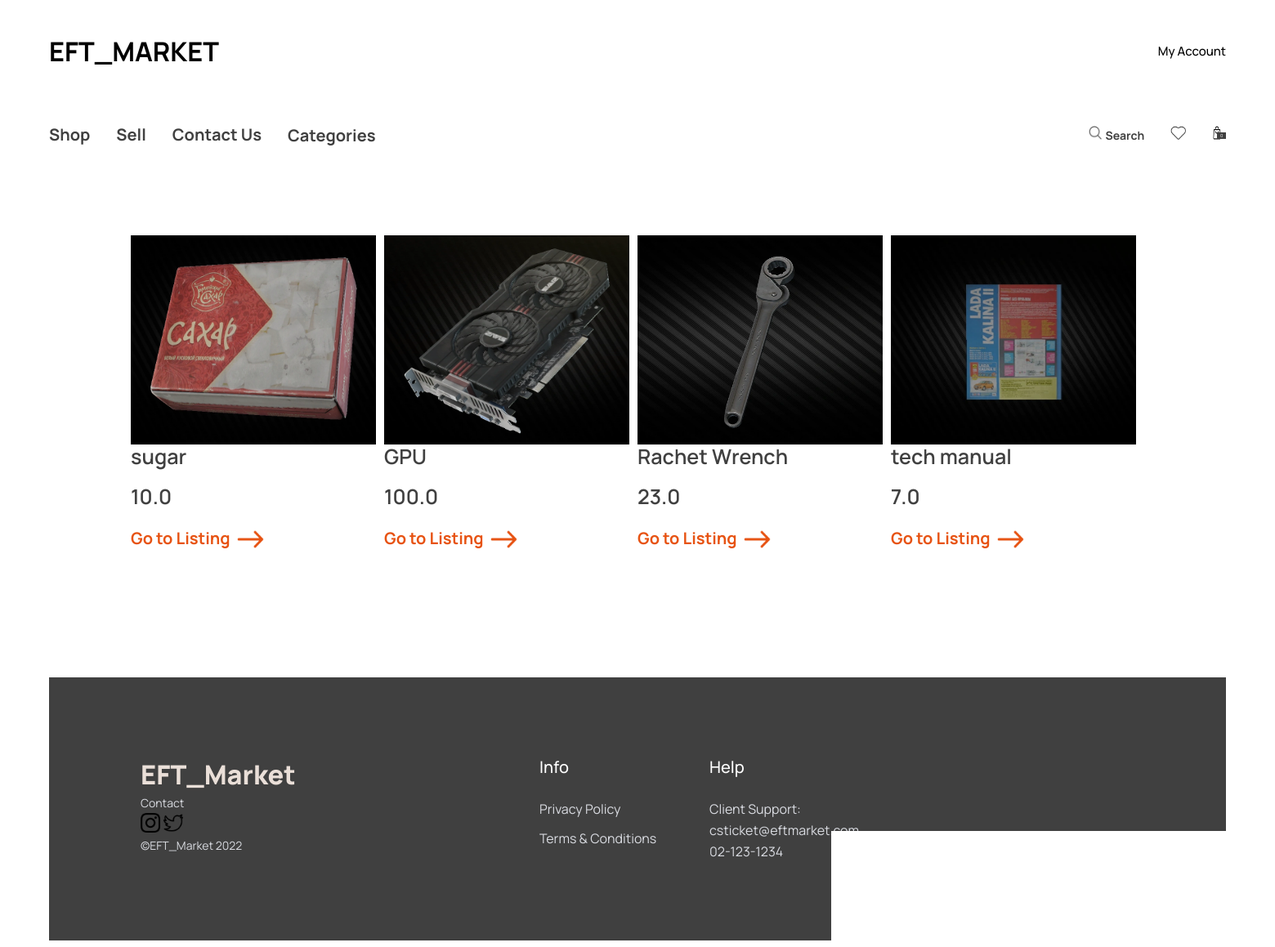
/barteritems/, run on the app's committed database.
### store/models.py (models this page shows, shortened)
class Product(models.Model):
    DRAFT = 'draft'
    WAITING_APPROVAL = 'waitingapproval'
    ACTIVE = 'active'
    DELETED = 'deleted'
    CLOSED = 'closed'
    STATUS_CHOICES = (
        (DRAFT, 'Draft'),
        (WAITING_APPROVAL, 'Waiting Approval'),
        (ACTIVE, 'Active'),
        (DELETED, 'Deleted'),
        (CLOSED, 'Bid Closed'),
    )
    user = models.ForeignKey(User, related_name='products', on_delete=models.CASCADE)
    category = models.ForeignKey(Category, related_name='products', on_delete=models.CASCADE)
    title = models.CharField(max_length=255)
    slug = models.SlugField(max_length=255)
    description = models.TextField(blank=True)
    status = models.CharField(max_length=50, choices=STATUS_CHOICES, default=ACTIVE)
    trade_location = models.CharField(max_length=255)
    phone_num = models.CharField(max_length=20)
    price = models.IntegerField()
    currentPrice = models.IntegerField()
    suggestedPrice = models.IntegerField()
    image = models.ImageField(upload_to='uploads/product_images/', blank=True, null=True)
    created_at = models.DateTimeField(auto_now_add=True)
    updated_at = models.DateTimeField(auto_now=True)
    deadline = models.DateTimeField(blank=True, default=timezone.now)
    def get_display_price(self):
        return self.price / 100

### store/views.py (the view)
# urls.py: path('<slug:slug>/', views.category_details, name='category_details'),
def category_details(request, slug):
    category = get_object_or_404(Category, slug=slug)
    products = category.products.filter(status=Product.ACTIVE)
    return render(request, 'store/category_detail.html',{
        'category': category,
        'products': products
    })

### store/templatetags/menu.py (called while the page is built)
@register.inclusion_tag("core/menu.html")
def menu():
    categories = Category.objects.all()
    return {
        'categories':categories
    }

### store/templates/store/category_detail.html (shortened to what this page needs)
<!DOCTYPE html>
{% load menu %}
{% load static %}
<html>
    <head>
        <link rel="stylesheet" type="text/css" href="{% static '/stylesheet.css' %}">
    </head>
    <body>
        <div class ="homepage">
            <div class="nav-bars">
                <div class="content">
                    <div class="left-column">
                        <div class="logo manrope-bold-black-32-5px">
                            <a href="{% url 'mainpage' %}" style="text-decoration: none">
                                <span class="manrope-bold-black-32-5px">EFT_MARKET</span>
                            </a>
                        </div>
                    </div>
                    <div class="right-column">
                        <div class="item-2">
                            {%if request.user.is_authenticated == True%}
                            <a href="{% url 'myaccount' %}" style="color: black; text-decoration: none">My Account</a>
                            {% else %}
                            <a href="{% url 'login' %}" style="color: black; text-decoration: none">My Account</a>
                            {% endif %}
                        </div>
                    </div>
                </div>
            </div>
            <div class="menu-bar">
                {% menu %}
                <div class ="right-column-1">
                    <div class="frame-19">
                        <a href="{% url 'search' %}">
                            <img class="group" src="{% static 'images/search.png' %}" alt="search-icon"/>
                            <span class="label-2">Search</span>
                        </a>
                    </div>
                    <img class="vector" src="{% static '/images/wishlist.png' %}" alt="Vector"/>
                    <div class="group-20">
                        <div class="overlap-group">
                            <div class="rectangle-14"></div>
                            <div class="number">0</div>
                        </div>
                    </div>
                </div>
            </div>
            <div class="container">
                {% for product in products %}
                    <div class="a">
                        {% if product.image %}
                        <img class="mask-group" src="{{product.image.url}}" width=300 alt="Mask group" />
                        {%endif%}
                        <div class="icon-details-1">
                            <div class="details-1">
                                <p class="headline manrope-semi-bold-cape-cod-25-1px">{{product.title}}</p>
                                <p class="headline manrope-semi-bold-cape-cod-25-1px">{{product.get_display_price}}</p>
                            </div>
                        </div>
                        <a href="{% url 'product_details' product.category.slug product.slug %}">
                            <div class="button-1">
                                <div class="label-1 manrope-bold-trinidad-20px">Go to Listing</div>
                                <img class="essential-icons-right-arrow" src="{% static '/images/orange_right_arrow.png' %}" alt="Essential Icons / right-arrow"/>
                            </div>
                        </a>
                    </div>
                {% endfor %}
            </div>
            <div class="footer">
                <div class="body">
                    <div class="1">
                        <div class="logo-1">
                            <div class="footertitle">EFT_Market</div>
                        </div>
                        <div class="about">
                            <div class="place manrope-normal-alto-14px">Contact</div>
                        </div>
                        <img class="social-links" src="{% static '/images/instagram.png' %}" alt="Social Links" />
                        <img class="social-links" src="{% static '/images/twitter.png' %}" alt="Social Links" />
                        <div class="copyright manrope-normal-alto-14px">©EFT_Market 2022</div>
                    </div>
                    <div class="footer-info">
                        <div class="col-1">
                            <div class="info manrope-medium-white-20px">Info</div>
                            <div class="list-items">
                                <div class="privacy-policy manrope-normal-alto-16px">Privacy Policy</div>
                                <div class="terms-conditions manrope-normal-alto-16px">Terms &amp; Conditions</div>
                            </div>
                        </div>
                        <div class="col-3">
                            <div class="help manrope-medium-white-20px">Help</div>
                            <div class="list-items-1">
                                <div class="client-support-csti manrope-normal-alto-16px">
                                    Client Support: <br/>
                                    csticket@eftmarket.com<br/>
                                    02-123-1234
                                </div>
                            </div>
                        </div>
                    </div>
                </div>
            </div>
        </div> {% comment %} end homepage div {% endcomment %}
    </body>
</html>

### data on the page
Product: image (picture), title "sugar", get_display_price "10.0"
Product: image (picture), title "GPU", get_display_price "100.0"
Product: image (picture), title "Rachet Wrench", get_display_price "23.0"
Product: image (picture), title "tech manual", get_display_price "7.0"
